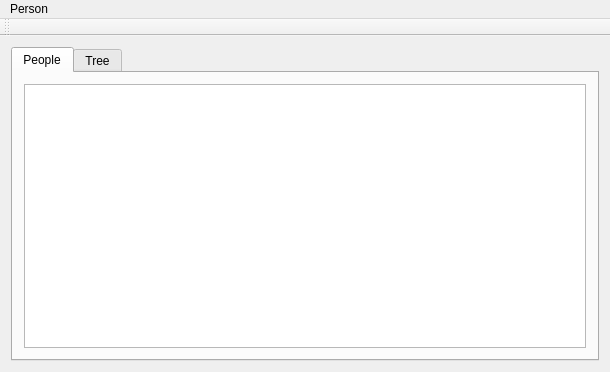
<?xml version="1.0" encoding="UTF-8"?>
<ui version="4.0">
 <class>MainWindow</class>
 <widget class="QMainWindow" name="MainWindow">
  <property name="geometry">
   <rect>
    <x>0</x>
    <y>0</y>
    <width>610</width>
    <height>372</height>
   </rect>
  </property>
  <property name="windowTitle">
   <string>MainWindow</string>
  </property>
  <widget class="QWidget" name="centralWidget">
   <layout class="QGridLayout" name="gridLayout_2">
    <item row="0" column="0">
     <widget class="QTabWidget" name="tabWidget">
      <property name="currentIndex">
       <number>0</number>
      </property>
      <widget class="QWidget" name="peopleTab">
       <attribute name="title">
        <string>People</string>
       </attribute>
       <layout class="QGridLayout" name="gridLayout">
        <item row="0" column="0">
         <widget class="QTableView" name="personList">
          <property name="selectionMode">
           <enum>QAbstractItemView::ExtendedSelection</enum>
          </property>
         </widget>
        </item>
       </layout>
      </widget>
      <widget class="QWidget" name="treeTab">
       <attribute name="title">
        <string>Tree</string>
       </attribute>
       <layout class="QGridLayout" name="gridLayout_3">
        <item row="0" column="0">
         <widget class="QGraphicsView" name="treeGraphicsView"/>
        </item>
       </layout>
      </widget>
     </widget>
    </item>
   </layout>
  </widget>
  <widget class="QMenuBar" name="menuBar">
   <property name="geometry">
    <rect>
     <x>0</x>
     <y>0</y>
     <width>610</width>
     <height>22</height>
    </rect>
   </property>
   <widget class="QMenu" name="menuPerson">
    <property name="title">
     <string>Person</string>
    </property>
    <addaction name="actionAdd"/>
   </widget>
   <addaction name="menuPerson"/>
  </widget>
  <widget class="QToolBar" name="toolBar">
   <property name="windowTitle">
    <string>toolBar</string>
   </property>
   <attribute name="toolBarArea">
    <enum>TopToolBarArea</enum>
   </attribute>
   <attribute name="toolBarBreak">
    <bool>false</bool>
   </attribute>
  </widget>
  <action name="actionAdd">
   <property name="text">
    <string>Add</string>
   </property>
  </action>
 </widget>
 <layoutdefault spacing="6" margin="11"/>
 <resources/>
 <connections/>
</ui>
